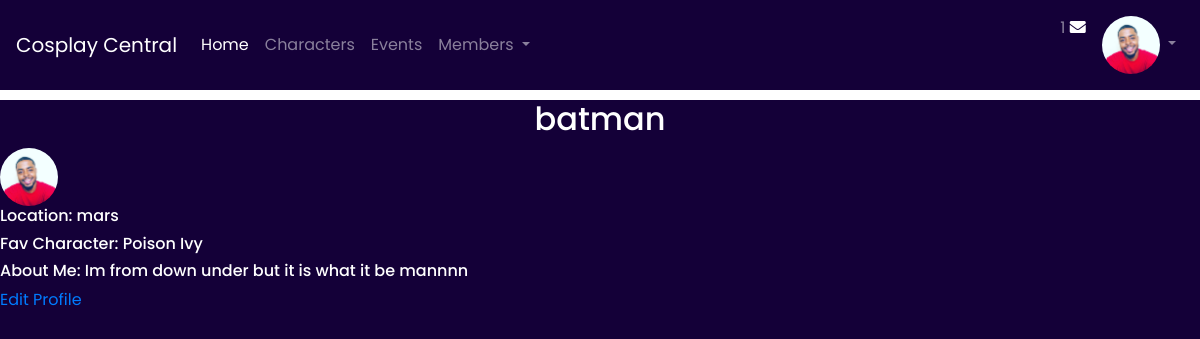
Screenshot of /userProfile/ (signed in) with the database file from the repository.
### cosplayapp/models.py (models this page shows, shortened)
class User(models.Model):
    first_name = models.CharField(max_length=45, null=True)
    last_name = models.CharField(max_length=45, null=True)
    username = models.CharField(max_length=255, null=True)
    email = models.EmailField(unique=True)
    password = models.CharField(max_length=45)
    confirm_pw = models.CharField(max_length=45)
    objects = UserManager()
    date_created = models.DateTimeField(auto_now_add=True)
    date_updated = models.DateTimeField(auto_now=True)

class Profile(models.Model):
    user = models.OneToOneField(User, unique=True, on_delete=models.CASCADE)
    location = models.CharField(max_length=45, null=True)
    favorite = models.CharField(max_length=255, null=True)
    about = models.TextField(null=True)
    image = models.ImageField(default='default.jpg', upload_to='profile_pics')

### cosplayapp/views.py (the view)
# urls.py: path('userProfile/', views.userProfile ),
def userProfile(request):
    if 'user_id' not in  request.session:
        return redirect('/')
    user = User.objects.get(id=request.session['user_id'])
    context = {
    'user': user,
    }
    return render(request, 'profile.html', context)

### cosplayapp/templates/profile.html
{% extends 'base.html' %}
{% block content %}
<div>
    <div class = 'userProfile' id='userProfile'>
        <h2> {{ user.username }} </h2>
        <div class='media'>
            <img class='rounded-circle account-img' src='{{ user.profile.image.url }}'>
        </div>
        <h6>Location: {{ user.profile.location }}</h6>
        <h6>Fav Character: {{ user.profile.favorite}}</h6>
        <h6>About Me: {{ user.profile.about}}</h6>
    </div>
    <div><a href='/editProfile/'>Edit Profile </a></div>
</div>
{% endblock content %}

### cosplayapp/templates/base.html (shortened to what this page needs)
<!doctype html>
<html lang='en'>
<head>
    {% load static %}
    <link rel='stylesheet' href='https://maxcdn.bootstrapcdn.com/bootstrap/4.0.0/css/bootstrap.min.css'>
    <link rel='stylesheet' href='{% static 'css/styles.css' %}'>
    <link rel='stylesheet' href='https://use.fontawesome.com/releases/v5.7.0/css/all.css'>
</head>
<body>
    <div class='main'>
        <nav class='mb-1 navbar navbar-expand-lg navbar-dark secondary-color lighten-1'>
            <a class='navbar-brand' href='#'>Cosplay Central</a>
    <div class='collapse navbar-collapse' id='navbarContent'>
        <ul class='navbar-nav mr-auto'>
            <li class='nav-item active'>
                <a class='nav-link' href='/dashboard/'>Home
                </a>
            </li>
            <li class='nav-item'>
                <a class='nav-link' href='/characters/'>Characters</a>
            </li>
            <li class='nav-item'>
                <a class='nav-link' href='#'>Events</a>
        </li>
        <li class='nav-item dropdown'>
            <a class='nav-link dropdown-toggle' id='navbarDropdown' data-toggle='dropdown' aria-haspopup='true' aria-expanded='false'>Members
            </a>
        </li>
    </ul>
    <ul class='navbar-nav ml-auto nav-flex-icons'>
        <li class='nav-item'>
            <a class='nav-link waves-effect waves-light'>1
                <i class='fas fa-envelope'></i>
            </a>
        </li>
        <li class='nav-item avatar dropdown'>
            <a class='nav-link dropdown-toggle' id='navbarDropdown2' data-toggle='dropdown' aria-haspopup='true' aria-expanded='false'>
                <img src='{{ user.profile.image.url }}' class='rounded-circle img-fluid' alt='avatar image'>
            </a>
        </li>
    </ul>
</div>
</nav>
</div>
<div>
{%block content%}{% endblock %}
</div>
</body>
</html>

### cosplayapp/static/css/styles.css (style rules this page uses)
* { color: white; background-color: #140038; font-family: Poppins; }
.navbar, .container { background-color: #140038; }
h2 { color: white; text-align: center; margin-top: 10px; margin-bottom: 10px; }
.rounded-circle { width: 58px; height: 58px; }

### rows the page displays
User: profile.image (picture), username "batman", profile.location "mars", profile.favorite "Poison Ivy", profile.about "Im from down under but it is what it be mannnn"
